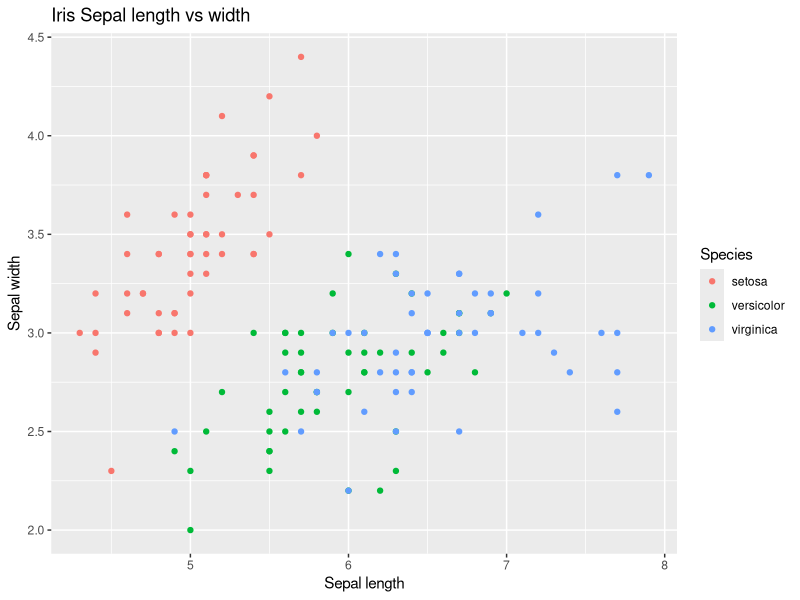

Source code (R):
## ---- chunk 1
#Load library
library(ggplot2)

#Create new ggplot2 object using iris dataset
ggplot2::ggplot(iris, aes(x=Sepal.Length, y=Sepal.Width, colour=Species)) +
  #Make the object a scatter plot 
  ggplot2::geom_point() +
  #Add plot tile
  ggplot2::ggtitle("Iris Sepal length vs width") +
  #Set x and y axis label names
  ggplot2::labs(x = "Sepal length", y = "Sepal width")
